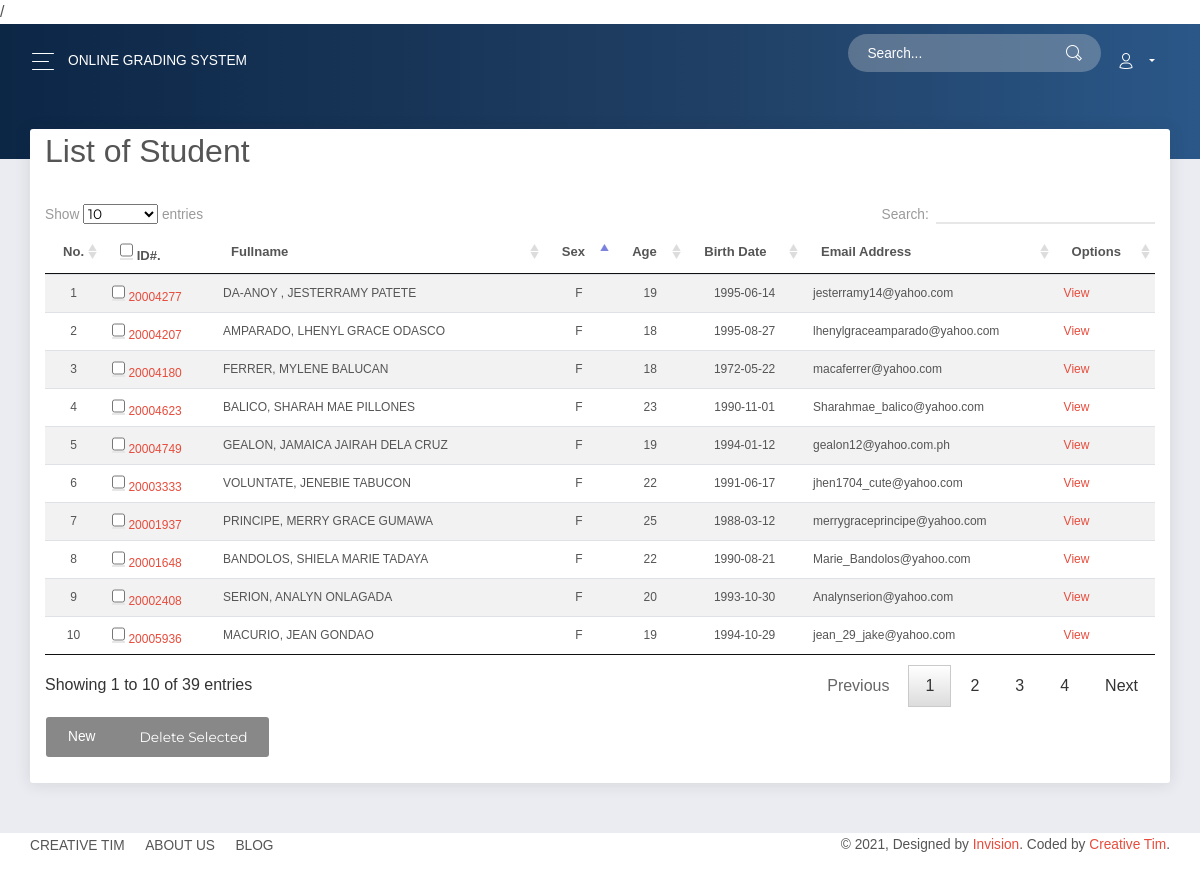
/admin/modules/student/index.php (signed in), run on the app's committed database.
### tables this page shows
CREATE TABLE `tblstudent` (
  `S_ID` int(11) NOT NULL,
  `IDNO` int(20) NOT NULL,
  `FNAME` varchar(40) NOT NULL,
  `LNAME` varchar(40) NOT NULL,
  `MNAME` varchar(40) NOT NULL,
  `SEX` varchar(10) NOT NULL DEFAULT 'Male',
  `BDAY` date NOT NULL,
  `BPLACE` text NOT NULL,
  `STATUS` varchar(30) NOT NULL,
  `AGE` int(30) NOT NULL,
  `NATIONALITY` varchar(40) NOT NULL,
  `RELIGION` varchar(255) NOT NULL,
  `CONTACT_NO` varchar(40) NOT NULL,
  `HOME_ADD` text NOT NULL,
  `EMAIL` varchar(255) NOT NULL
);

### admin/modules/student/index.php (called while the page is built, shortened)
<?php
require_once '../../theme/templates.php';
?>

### includes/database.php (called while the page is built, shortened)
<?php
class Database {
	var $sql_string = '';
	private $conn;
	public function open_connection() {
		$this->conn = mysqli_connect(DB_SERVER,DB_USER,DB_PASS,DB_NAME);
	}
	function setQuery($sql='') {
		$this->sql_string=$sql;
	}
	function executeQuery() {
		$result = mysqli_query($this->conn,$this->sql_string);
		return $result;
	}
	private function confirm_query($result) {
		return $result;
	}
	function loadResultList( $key='' ) {
		$cur = $this->executeQuery();
		$array = array();
		while ($row = mysqli_fetch_object( $cur )) {
			if ($key) {
				$array[$row->$key] = $row;
			} else {
				$array[] = $row;
			}
		}
		return $array;
	}
}
$mydb = new Database();
?>

### admin/modules/student/list.php (the view)
		<div class="wells">
				<h3 align="left">List of Student</h3>
			    <form action="controller.php?action=delete" Method="POST">
					<table id="example" class="table table-striped" cellspacing="0">
				  <thead>
				  	<tr>
				  		<th>No.</th>
				  		<th width="10%" align="left"><input type="checkbox" name="chkall" id="chkall" onclick="return checkall('selector[]');"> ID#.</th>
				  		<th>Fullname</th>
				  		<th>Sex</th>
				  		<th>Age</th>
				  		<th>Birth Date</th>
				  		<th>Email Address</th>
				  		<th>Options</th>
				  	</tr>
				  </thead>
				  <tbody>
				  	<?php
				  	  	$mydb->setQuery("SELECT  `IDNO` ,UPPER(CONCAT(  `LNAME` ,  ', ',  `FNAME` ,  ' ',  `MNAME` )) AS  'Name',
				  						  `SEX` ,`AGE`, `BDAY` ,  `STATUS` ,  `EMAIL`
				  						  FROM  `tblstudent`");
				  	  	loadresult();
				  		function loadresult(){
				  			global $mydb;
					  		$cur = $mydb->loadResultList();
							foreach ($cur as $student) {
					  		echo '<tr>';
					  		echo '<td width="5%" align="center"></td>';
					  		echo '<td width="10%"><input type="checkbox" name="selector[]" id="selector[]" value="'.$student->IDNO. '"/>
					  				<a href="index.php?view=edit&id='.$student->IDNO.'">' . $student->IDNO.'</a></td>';
					  		echo '<td  >'. $student->Name.'</td>';
					  		echo '<td align="center">'. $student->SEX.'</td>';
					  		echo '<td  align="center">'. $student->AGE.'</td>';
					  		echo '<td  align="center">'. $student->BDAY.'</td>';
					  		echo '<td>'. $student->EMAIL.'</td>';
					  		echo '<td><a href = "index.php?view=view&studentId='.$student->IDNO.'" ><span class="glyphicon glyphicon-list-alt"> </span>  View</a></td>';
					  		echo '</tr>';
					  		}
				  		}
				  	?>
				  </tbody>
				</table>
				<?php
					if($_SESSION['ACCOUNT_TYPE']=='Administrator'){
						echo '
						<div class="btn-group">
						  <a href="index.php?view=add" class="btn btn-default"><span class="glyphicon glyphicon-plus-sign"></span>  New</a>
						   <button type="submit" class="btn btn-default" name="delete"><span class="glyphicon glyphicon-trash"></span> Delete Selected</button>
						</div>';
					}
				?>
				</form>
	  	</div>
</div>

### admin/theme/templates.php (style rules this page uses)
table { font-size: 9px; }
table tr td { font-size: 12px; }

### data on the page
tblstudent: IDNO "20004277", Name "DA-ANOY , JESTERRAMY PATETE", SEX "F", AGE "19", BDAY "1995-06-14", EMAIL "jesterramy14@yahoo.com"
tblstudent: IDNO "20004207", Name "AMPARADO, LHENYL GRACE ODASCO", SEX "F", AGE "18", BDAY "1995-08-27", EMAIL "lhenylgraceamparado@yahoo.com"
tblstudent: IDNO "20004180", Name "FERRER, MYLENE BALUCAN", SEX "F", AGE "18", BDAY "1972-05-22", EMAIL "macaferrer@yahoo.com"
tblstudent: IDNO "20004623", Name "BALICO, SHARAH MAE PILLONES", SEX "F", AGE "23", BDAY "1990-11-01", EMAIL "Sharahmae_balico@yahoo.com"
tblstudent: IDNO "20004749", Name "GEALON, JAMAICA JAIRAH DELA CRUZ", SEX "F", AGE "19", BDAY "1994-01-12", EMAIL "gealon12@yahoo.com.ph"
tblstudent: IDNO "20003333", Name "VOLUNTATE, JENEBIE TABUCON", SEX "F", AGE "22", BDAY "1991-06-17", EMAIL "jhen1704_cute@yahoo.com"
tblstudent: IDNO "20001937", Name "PRINCIPE, MERRY GRACE GUMAWA", SEX "F", AGE "25", BDAY "1988-03-12", EMAIL "merrygraceprincipe@yahoo.com"
tblstudent: IDNO "20001648", Name "BANDOLOS, SHIELA MARIE TADAYA", SEX "F", AGE "22", BDAY "1990-08-21", EMAIL "Marie_Bandolos@yahoo.com"
tblstudent: IDNO "20002408", Name "SERION, ANALYN ONLAGADA", SEX "F", AGE "20", BDAY "1993-10-30", EMAIL "Analynserion@yahoo.com"
tblstudent: IDNO "20005936", Name "MACURIO, JEAN GONDAO", SEX "F", AGE "19", BDAY "1994-10-29", EMAIL "jean_29_jake@yahoo.com"
